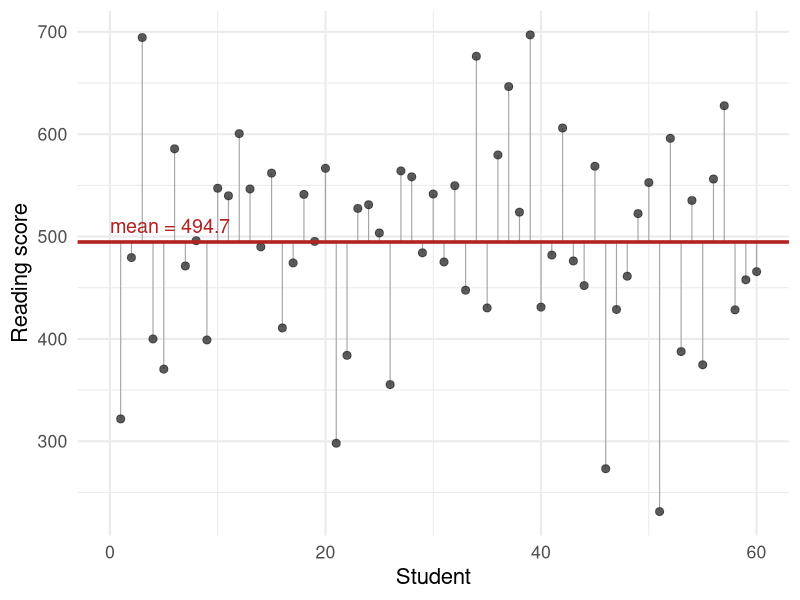
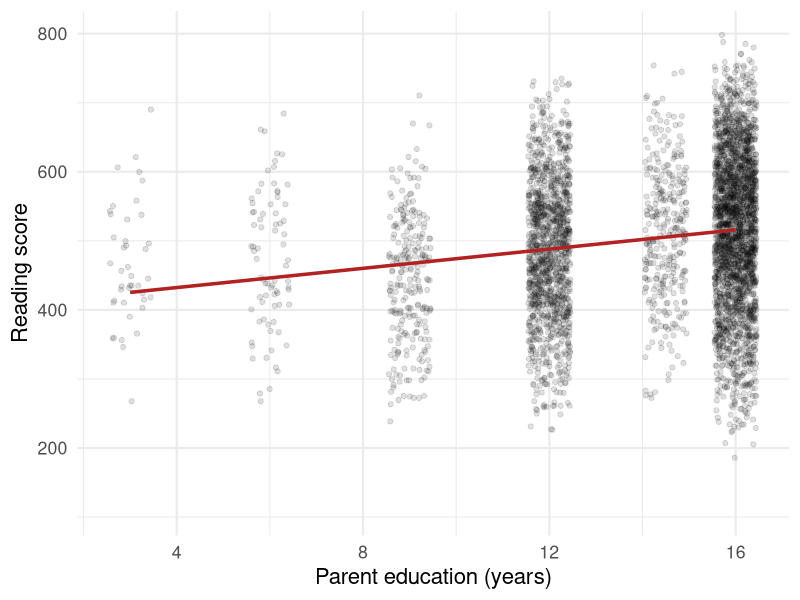
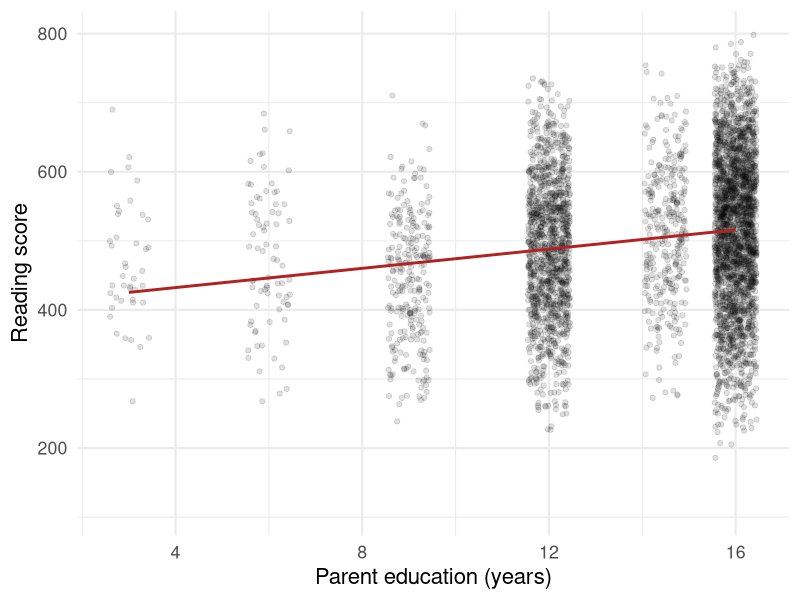
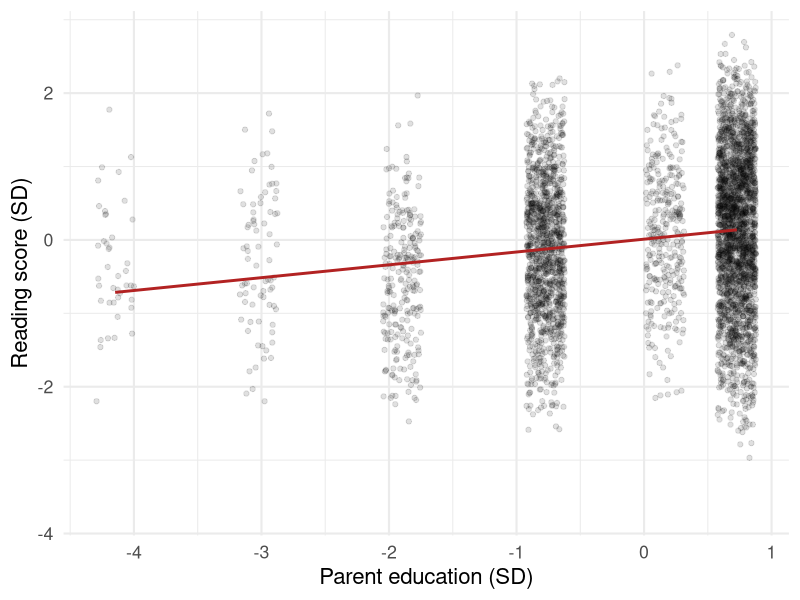
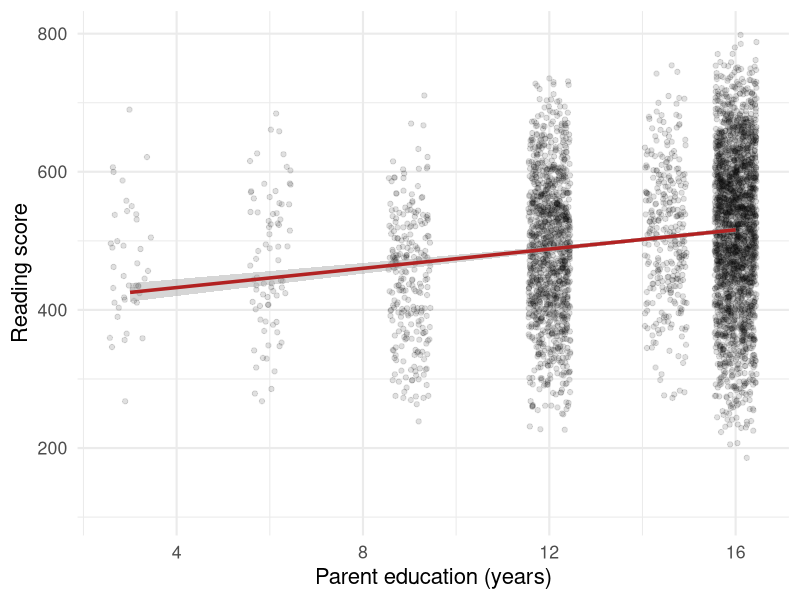
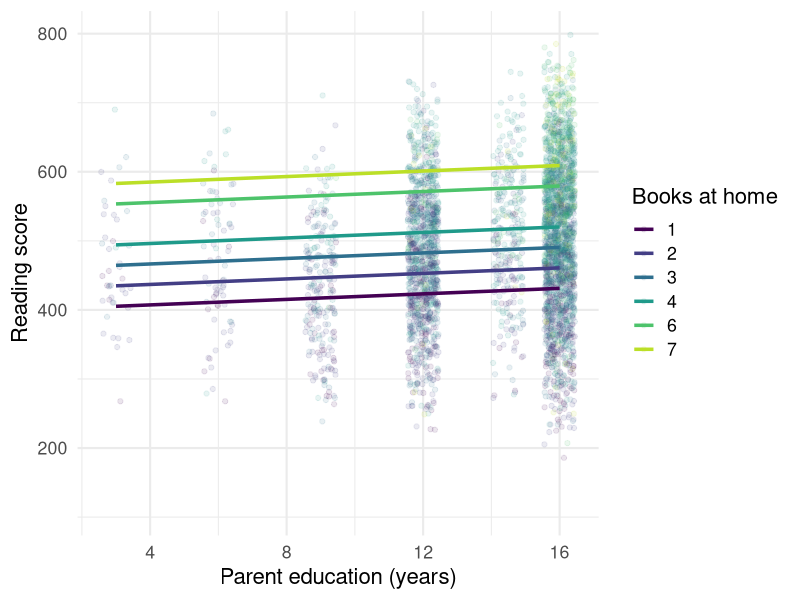
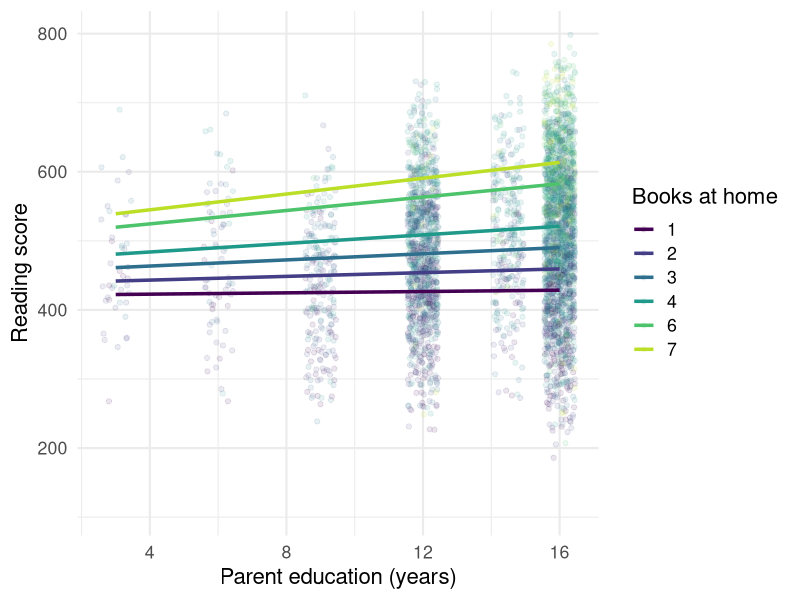

Source code (R) for these figures, in order:
## ---- chunk 1
#| include: false
library(tidyverse)

pisa <- read_csv("rlabs/w01_data_pisa22_USA_cln.csv", show_col_types = FALSE)

theme_set(theme_minimal(base_size = 16))

# BOOKSHOME is coded 1, 2, 3, 4, 6, 7 in this extract -- there is no 5.
# Derive the levels from the data so plots never invent a category.
books_levels <- sort(unique(na.omit(pisa$BOOKSHOME)))

fmt <- function(x, d = 2) formatC(x, format = "f", digits = d, big.mark = ",")

coef_table <- function(model) {
  broom::tidy(model) |>
    mutate(
      term = recode(term,
        "(Intercept)"        = "Intercept",
        "PAREDINT"           = "Parent education",
        "BOOKSHOME"          = "Books at home",
        "PAREDINT:BOOKSHOME" = "Parent education x Books"
      ),
      across(c(estimate, std.error, statistic), ~ round(.x, 2)),
      p.value = ifelse(p.value < .001, "< .001", fmt(p.value, 3))
    ) |>
    rename(Term = term, Estimate = estimate, SE = std.error,
           t = statistic, p = p.value) |>
    knitr::kable()
}
## ---- chunk 2
#| echo: false
#| fig-height: 3.2
#| fig-width: 9
set.seed(625)
samp <- pisa |>
  filter(!is.na(READ_AVG)) |>
  slice_sample(n = 60) |>
  mutate(case = row_number())

read_mean <- mean(samp$READ_AVG)

ggplot(samp, aes(x = case, y = READ_AVG)) +
  geom_segment(aes(xend = case, yend = read_mean),
               colour = "grey65", linewidth = 0.4) +
  geom_point(size = 2.4, alpha = 0.8, colour = "grey20") +
  geom_hline(yintercept = read_mean, colour = "firebrick", linewidth = 1.2) +
  annotate("text", x = 0, y = read_mean,
           label = paste0("mean = ", fmt(read_mean, 1)),
           colour = "firebrick", hjust = 0, vjust = -0.6, size = 5) +
  labs(x = "Student", y = "Reading score")
## ---- chunk 3
#| echo: false
#| fig-height: 3.4
#| fig-width: 9
#| warning: false
ggplot(pisa, aes(x = PAREDINT, y = READ_AVG)) +
  geom_jitter(width = 0.45, alpha = 0.12) +
  geom_smooth(method = "lm", se = FALSE, colour = "firebrick", linewidth = 1.2) +
  labs(x = "Parent education (years)", y = "Reading score")
## ---- chunk 4
#| echo: false
#| fig-height: 3.6
#| fig-width: 4.5
#| warning: false
ggplot(pisa, aes(x = PAREDINT, y = READ_AVG)) +
  geom_jitter(width = 0.45, alpha = 0.12) +
  geom_smooth(method = "lm", se = FALSE, colour = "firebrick") +
  labs(x = "Parent education (years)", y = "Reading score")
## ---- chunk 5
#| echo: false
#| fig-height: 3.6
#| fig-width: 4.5
#| warning: false
pisa |>
  mutate(z_pared = scale(PAREDINT)[, 1], z_read = scale(READ_AVG)[, 1]) |>
  ggplot(aes(x = z_pared, y = z_read)) +
  geom_jitter(width = 0.15, alpha = 0.12) +
  geom_smooth(method = "lm", se = FALSE, colour = "firebrick") +
  labs(x = "Parent education (SD)", y = "Reading score (SD)")
## ---- chunk 6
#| echo: false
#| fig-height: 3
#| fig-width: 9
#| warning: false
m1 <- lm(READ_AVG ~ PAREDINT, data = pisa)

ggplot(pisa, aes(x = PAREDINT, y = READ_AVG)) +
  geom_jitter(width = 0.45, alpha = 0.12) +
  geom_smooth(method = "lm", se = TRUE, colour = "firebrick", linewidth = 1.2) +
  labs(x = "Parent education (years)", y = "Reading score")
## ---- chunk 7
#| echo: false
coef_table(m1)
## ---- chunk 8
#| echo: false
#| fig-height: 3
#| fig-width: 9
#| warning: false
m2 <- lm(READ_AVG ~ PAREDINT + BOOKSHOME, data = pisa)

grid2 <- expand_grid(
  PAREDINT  = seq(3, 16, length.out = 50),
  BOOKSHOME = books_levels
) |>
  mutate(READ_AVG = predict(m2, newdata = pick(everything())))

pisa |>
  filter(!is.na(BOOKSHOME)) |>
  ggplot(aes(x = PAREDINT, y = READ_AVG, colour = factor(BOOKSHOME, levels = books_levels))) +
  geom_jitter(width = 0.45, alpha = 0.10) +
  geom_line(data = grid2, aes(group = factor(BOOKSHOME, levels = books_levels)), linewidth = 1.2) +
  scale_colour_viridis_d(end = 0.9) +
  labs(x = "Parent education (years)", y = "Reading score",
       colour = "Books at home")
## ---- chunk 9
#| echo: false
coef_table(m2)
## ---- chunk 10
#| echo: false
#| fig-height: 3
#| fig-width: 9
#| warning: false
m3 <- lm(READ_AVG ~ PAREDINT * BOOKSHOME, data = pisa)

grid3 <- expand_grid(
  PAREDINT  = seq(3, 16, length.out = 50),
  BOOKSHOME = books_levels
) |>
  mutate(READ_AVG = predict(m3, newdata = pick(everything())))

pisa |>
  filter(!is.na(BOOKSHOME)) |>
  ggplot(aes(x = PAREDINT, y = READ_AVG, colour = factor(BOOKSHOME, levels = books_levels))) +
  geom_jitter(width = 0.45, alpha = 0.10) +
  geom_line(data = grid3, aes(group = factor(BOOKSHOME, levels = books_levels)), linewidth = 1.2) +
  scale_colour_viridis_d(end = 0.9) +
  labs(x = "Parent education (years)", y = "Reading score",
       colour = "Books at home")
## ---- chunk 11
#| echo: false
coef_table(m3)
